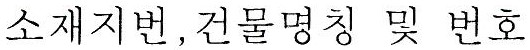
#> input picture 20250214_detect_strikethrough/sample/normal/normal_01.jpg, 530 x 50 px
$ python -i strikethrough_detector.py   (imports and definitions only)
#> lines starting #> are read from the running program, lines starting #| are printed output that depends on the picture; after the words box and inside, x2 and y2 are one past the last pixel; in counts of white or black regions, pixels touching at a corner belong together
import os
import cv2
import numpy as np
from typing import Tuple, Dict
from scipy.signal import find_peaks
from scipy.ndimage import label as ndi_label
from scipy.ndimage import binary_dilation
import time
from pathlib import Path
import argparse
import multiprocessing
from tqdm.contrib.concurrent import process_map

parser = argparse.ArgumentParser(description="formOcr",
                                formatter_class=argparse.ArgumentDefaultsHelpFormatter)
# [5 lines not run here, left out]


class WavyStrikethroughDetector:
    def __init__(self,
                 min_length_ratio: float = 0.7,    # 텍스트 너비 대비 최소 길이 비율
                 thickness_ratio: float = 0.15,    # 텍스트 높이 대비 최대 두께 비율
                 continuity_threshold: float = 0.6):# 연속성 판단 임계값
        """
        Parameters:
        min_length_ratio: 텍스트 전체 길이 대비 최소 취소선 길이 비율
        thickness_ratio: 텍스트 높이 대비 취소선 최대 두께 비율
        continuity_threshold: 취소선 연속성 판단 임계값
        """
        self.min_length_ratio = min_length_ratio
        self.thickness_ratio = thickness_ratio
        self.continuity_threshold = continuity_threshold

    def preprocess(self, image: np.ndarray) -> Tuple[np.ndarray, Dict]:
        """이미지 전처리 및 텍스트 영역 분석"""
        # 그레이스케일 변환
        if len(image.shape) == 3:
            gray = cv2.cvtColor(image, cv2.COLOR_BGR2GRAY)
        else:
            gray = image.copy()

        # 노이즈 제거 및 선명도 향상
        denoised = cv2.fastNlMeansDenoising(gray, h=10)
        enhanced = cv2.addWeighted(denoised, 1.5, denoised, -0.5, 0)

        # Otsu 이진화
        _, binary = cv2.threshold(enhanced, 0, 255, cv2.THRESH_BINARY_INV + cv2.THRESH_OTSU)

        # 텍스트 영역 분석
        text_props = self._analyze_text_region(binary)

        return binary, text_props

    def _analyze_text_region(self, binary: np.ndarray) -> Dict:
        """텍스트 영역 분석"""
        # 외곽 컨투어 찾기
        contours, _ = cv2.findContours(binary, cv2.RETR_EXTERNAL, cv2.CHAIN_APPROX_SIMPLE)

        if not contours:
            return {'height': 0, 'width': 0, 'center_y': 0, 'bbox': None}

        # 전체 텍스트 영역 계산
        x_coords = []
        y_coords = []
        for cnt in contours:
            x, y, w, h = cv2.boundingRect(cnt)
            x_coords.extend([x, x + w])
            y_coords.extend([y, y + h])

        left, right = min(x_coords), max(x_coords)
        top, bottom = min(y_coords), max(y_coords)

        return {
            'height': bottom - top,
            'width': right - left,
            'center_y': (top + bottom) // 2,
            'bbox': (left, top, right, bottom)
        }

    def analyze_stroke_pattern(self, binary: np.ndarray, text_props: Dict) -> Tuple[bool, np.ndarray]:
        """웨이비 패턴 분석"""
        bbox = text_props['bbox']
        if not bbox:
            return False, np.array([])

        left, top, right, bottom = bbox
        roi = binary[top:bottom, left:right]

        # 수평 프로젝션 프로필 계산
        h_proj = np.sum(roi, axis=1) / 255

        # 피크 검출
        peaks, _ = find_peaks(h_proj,
                            distance=max(3, text_props['height'] // 10),
                            prominence=roi.shape[1] * 0.1)

        if len(peaks) < 1:
            return False, np.array([])

        # 중심선 주변 피크 필터링
        center_y_local = text_props['height'] // 2
        valid_peaks = peaks[np.abs(peaks - center_y_local) < text_props['height'] * 0.3]

        return len(valid_peaks) > 0, valid_peaks

    def extract_stroke_components(self, binary: np.ndarray, text_props: Dict) -> np.ndarray:
        """취소선 후보 영역 추출"""
        # 텍스트 중심 영역 마스크 생성
        center_y = text_props['center_y']
        height = text_props['height']
        mask = np.zeros_like(binary)
        y1 = max(0, int(center_y - height * 0.3))
        y2 = min(binary.shape[0], int(center_y + height * 0.3))
        mask[y1:y2, :] = 1

        # 중심 영역 내 선 성분 추출
        stroke_region = cv2.bitwise_and(binary, binary, mask=mask)

        # 모폴로지 연산으로 연결성 강화
        kernel = cv2.getStructuringElement(cv2.MORPH_RECT, (3, 1))
        connected = binary_dilation(stroke_region, kernel)

        return connected

    def detect_strikethrough(self, image: np.ndarray) -> Tuple[bool, np.ndarray]:
        """웨이비 취소선 검출"""
        # 전처리
        binary, text_props = self.preprocess(image)
        if text_props['height'] == 0:
            return False, image

        # 결과 이미지 준비
        # result = image.copy()
        # if len(result.shape) == 2:
        #     result = cv2.cvtColor(result, cv2.COLOR_GRAY2BGR)

        # 취소선 패턴 분석
        has_pattern, peaks = self.analyze_stroke_pattern(binary, text_props)
        if not has_pattern:
            return False

        # 취소선 성분 추출
        stroke_components = self.extract_stroke_components(binary, text_props)

        # 연속성 검사
        left, top, right, bottom = text_props['bbox']
        roi_width = right - left
        min_length = roi_width * self.min_length_ratio

        # 레이블링 (수정된 부분)
        labeled_array, num_features = ndi_label(stroke_components)

        valid_strikethrough = False
        for i in range(1, num_features + 1):
            component = (labeled_array == i)

            # 컴포넌트 속성 계산
            coords = np.where(component)
            if len(coords[1]) == 0:
                continue

            x_min, x_max = np.min(coords[1]), np.max(coords[1])
            stroke_length = x_max - x_min

            # 길이 및 연속성 검증
            if stroke_length >= min_length:
                valid_strikethrough = True
                # 검출된 취소선 시각화
                y_coords = coords[0] + top
                x_coords = coords[1] + left
                # result[y_coords, x_coords] = [0, 255, 0]

        # 결과 텍스트 표시
        result_text = "Wavy Strikethrough" if valid_strikethrough else "No Strikethrough"
        text_color = (0, 255, 0) if valid_strikethrough else (0, 0, 255)
        # cv2.putText(result, result_text, (10, 30), cv2.FONT_HERSHEY_SIMPLEX, 1, text_color, 2)

        return valid_strikethrough#, result


# [47 lines left out: functions get_image_files, detect_strikethrough, not called in this run]


# 사용 예제
# [60 lines not run here, left out]

>>> import cv2
>>> picture = cv2.imread('../sample/normal/normal_01.jpg')
#> picture is the input picture: shape (50, 530, 3); mean B, G, R 227.8, 227.8, 227.8
>>> result = WavyStrikethroughDetector().detect_strikethrough(picture)
#> in preprocess, `_, binary = cv2.threshold(enhanced, 0, 255, cv2.THRESH_BINARY_INV + cv..`:
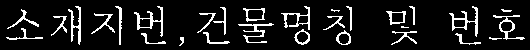
#> binary: shape (50, 530); 10.3% white in thin lines or dots, all inside (x1, y1, x2, y2) = (6, 6, 525, 46)
#> in _analyze_text_region, `contours, _ = cv2.findContours(binary, cv2.RETR_EXTERNAL, cv2.CHAIN_AP..`: contours = 29 contours, 5 with area under 20; largest, box (x1, y1, x2, y2) and area: (449, 6, 478, 37) 214, (134, 6, 163, 37) 210, (493, 15, 525, 40) 192, (243, 8, 265, 22) 192, (281, 6, 310, 30) 172
#> the loop in _analyze_text_region, `for cnt in contours:` made 29 passes
#> (x, y, w, h) on passes 1 to 12: (489, 37, 13, 3), (179, 37, 5, 9), (455, 33, 26, 12), (141, 33, 25, 11), (203, 32, 27, 12), (391, 31, 26, 14), (336, 30, 15, 15), (294, 29, 16, 16), (6, 28, 37, 12), (401, 26, 8, 2), (238, 23, 36, 20), (323, 16, 22, 14)
#> after the loop in _analyze_text_region, `for cnt in contours:`: x_coords = 58 values, max 525 at index 27, min 6 at index 16, mean 277.8; y_coords = 58 values, max 46 at index 3, min 6 at index 44, mean 26.38
#> in _analyze_text_region, `left, right = min(x_coords), max(x_coords)`: left = 6; right = 525
#> in _analyze_text_region, `top, bottom = min(y_coords), max(y_coords)`: top = 6; bottom = 46
#> in preprocess, `text_props = self._analyze_text_region(binary)`: text_props = {'height': 40, 'width': 519, 'center_y': 26, 'bbox': (6, 6, 525, 46)}
#> in analyze_stroke_pattern, `bbox = text_props['bbox']`: bbox = (6, 6, 525, 46)
#> in analyze_stroke_pattern, `left, top, right, bottom = bbox`: left = 6; right = 525; bottom = 46
#> in analyze_stroke_pattern, `roi = binary[top:bottom, left:right]`:
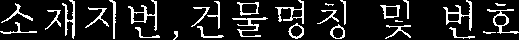
#> roi: shape (40, 519); 13.2% white in thin lines or dots
#> in analyze_stroke_pattern, `h_proj = np.sum(roi, axis=1) / 255`: h_proj = 40 values, max 111 at index 10, min 2 at index 39, mean 68.47
#> in analyze_stroke_pattern, `peaks, _ = find_peaks(h_proj, distance=max(3, text_props['height'] // ..`: peaks = [10, 32, 36]
#> in analyze_stroke_pattern, `center_y_local = text_props['height'] // 2`: center_y_local = 20
#> in analyze_stroke_pattern, `valid_peaks = peaks[np.abs(peaks - center_y_local) < text_props['heigh..`: valid_peaks = [10]
#> in detect_strikethrough, `has_pattern, peaks = self.analyze_stroke_pattern(binary, text_props)`: has_pattern = True; peaks = [10]
#> in extract_stroke_components, `center_y = text_props['center_y']`: center_y = 26
#> in extract_stroke_components, `height = text_props['height']`: height = 40
#> in extract_stroke_components, `y1 = max(0, int(center_y - height * 0.3))`: y1 = 14
#> in extract_stroke_components, `y2 = min(binary.shape[0], int(center_y + height * 0.3))`: y2 = 38
#> in extract_stroke_components, `stroke_region = cv2.bitwise_and(binary, binary, mask=mask)`:
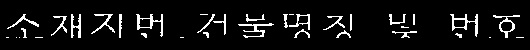
#> stroke_region: shape (50, 530); 7.1% white in thin lines or dots, all inside (x1, y1, x2, y2) = (6, 14, 524, 38)
#> in extract_stroke_components, `connected = binary_dilation(stroke_region, kernel)`:
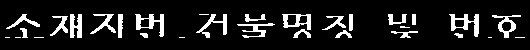
#> connected: shape (50, 530) bool; 11.2% white; 30 white regions (8 under 20 px), largest, box (x1, y1, x2, y2) and area: (449, 14, 479, 37) 282, (135, 14, 164, 37) 273, (196, 14, 227, 38) 225
#> in detect_strikethrough, `left, top, right, bottom = text_props['bbox']`: left = 6; right = 525; bottom = 46
#> in detect_strikethrough, `roi_width = right - left`: roi_width = 519
#> in detect_strikethrough, `min_length = roi_width * self.min_length_ratio`: min_length = 363.3
#> in detect_strikethrough, `labeled_array, num_features = ndi_label(stroke_components)`:
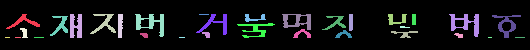
#> labeled_array: shape (50, 530) int32; 32 distinct labels, from 0 to 31; one colour per label, 0 black
#> in detect_strikethrough, `labeled_array, num_features = ndi_label(stroke_components)`: num_features = 31
#> the loop in detect_strikethrough, `for i in range(1, num_features + 1):` made 31 passes
#> (coords, x_min, x_max, stroke_length) on passes 1 to 10: (136 positions, rows 14 to 28, columns 6 to 39, 6, 39, 33), (217 positions, rows 14 to 37, columns 70 to 81, 70, 81, 11), (169 positions, rows 14 to 33, columns 90 to 115, 90, 115, 25), (107 positions, rows 14 to 37, columns 118 to 122, 118, 122, 4), (273 positions, rows 14 to 36, columns 135 to 163, 135, 163, 28), (10 positions, rows 14 to 14, columns 199 to 208, 199, 208, 9), (192 positions, rows 14 to 34, columns 196 to 226, 196, 226, 30), (76 positions, rows 14 to 21, columns 245 to 265, 245, 265, 20), (224 positions, rows 14 to 29, columns 282 to 310, 282, 310, 28), (67 positions, rows 14 to 30, columns 349 to 352, 349, 352, 3)
#> pass 1, in detect_strikethrough, `component = (labeled_array == i)`:
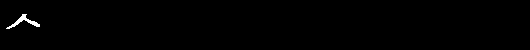
#> component: shape (50, 530) bool; 0.51% white; 1 white region, box (x1, y1, x2, y2) and area: (6, 14, 40, 29) 136
#> after the loop in detect_strikethrough, `for i in range(1, num_features + 1):`:
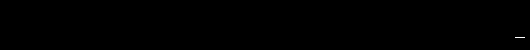
#> component: shape (50, 530) bool; 0.04% white in thin lines or dots, all inside (x1, y1, x2, y2) = (515, 37, 525, 38)
#> result = False

$ run again, on 20250214_detect_strikethrough/sample/normal/가족관계증명서_01_10.jpg
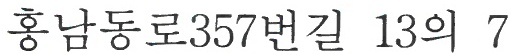
#> input picture 20250214_detect_strikethrough/sample/normal/가족관계증명서_01_10.jpg, 511 x 55 px
#> picture is the input picture: shape (55, 511, 3); mean B, G, R 228.3, 228.4, 228.3
#> in preprocess, `_, binary = cv2.threshold(enhanced, 0, 255, cv2.THRESH_BINARY_INV + cv..`:
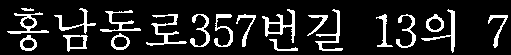
#> binary: shape (55, 511); 13.3% white; 20 white regions
#> contours = 20 contours, 1 with area under 20; largest, box (x1, y1, x2, y2) and area: (262, 9, 295, 43) 324, (63, 35, 88, 52) 255, (7, 12, 49, 34) 239, (426, 14, 444, 32) 215, (111, 33, 130, 50) 211
#> the loop in _analyze_text_region, `for cnt in contours:` made 20 passes
#> (x, y, w, h) on passes 1 to 8: (269, 39, 29, 12), (63, 35, 25, 17), (20, 35, 17, 16), (111, 33, 19, 17), (488, 15, 20, 33), (307, 15, 21, 21), (426, 14, 18, 18), (396, 14, 20, 34)
#> after the loop in _analyze_text_region, `for cnt in contours:`: x_coords = 40 values, max 508 at index 9, min 7 at index 26, mean 234.1; y_coords = 40 values, max 53 at index 31, min 8 at index 36, mean 29.88
#> in _analyze_text_region, `left, right = min(x_coords), max(x_coords)`: left = 7; right = 508
#> in _analyze_text_region, `top, bottom = min(y_coords), max(y_coords)`: top = 8; bottom = 53
#> in preprocess, `text_props = self._analyze_text_region(binary)`: text_props = {'height': 45, 'width': 501, 'center_y': 30, 'bbox': (7, 8, 508, 53)}
#> bbox = (7, 8, 508, 53)
#> in analyze_stroke_pattern, `left, top, right, bottom = bbox`: left = 7; top = 8; right = 508; bottom = 53
#> in analyze_stroke_pattern, `roi = binary[top:bottom, left:right]`:
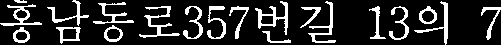
#> roi: shape (45, 501); 16.6% white; 20 white regions, largest, box (x1, y1, x2, y2) and area: (255, 1, 288, 35) 322, (139, 6, 180, 38) 318, (308, 1, 336, 43) 268
#> h_proj = 45 values, max 174 at index 7, min 1 at index 44, mean 83.24
#> in analyze_stroke_pattern, `peaks, _ = find_peaks(h_proj, distance=max(3, text_props['height'] // ..`: peaks = [7]
#> center_y_local = 22
#> valid_peaks = empty array
#> in detect_strikethrough, `has_pattern, peaks = self.analyze_stroke_pattern(binary, text_props)`: has_pattern = False; peaks = empty array
#> result = False

$ run again, on 20250214_detect_strikethrough/sample/normal/가족관계증명서_01_13.jpg
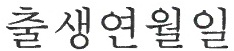
#> input picture 20250214_detect_strikethrough/sample/normal/가족관계증명서_01_13.jpg, 234 x 51 px
#> picture is the input picture: shape (51, 234, 3); mean B, G, R 218.4, 218.4, 218.4
#> binary: shape (51, 234); 18.4% white; 13 white regions
#> contours = 13 contours, 1 with area under 20; largest, box (x1, y1, x2, y2) and area: (101, 7, 134, 39) 351, (70, 7, 90, 49) 350, (194, 10, 213, 29) 234, (6, 25, 48, 48) 176, (152, 8, 169, 23) 162
#> the loop in _analyze_text_region, `for cnt in contours:` made 13 passes
#> (x, y, w, h) on passes 1 to 8: (109, 36, 28, 12), (201, 31, 27, 17), (6, 25, 42, 23), (146, 23, 37, 25), (55, 12, 20, 21), (9, 12, 35, 13), (194, 10, 19, 19), (152, 8, 17, 15)
#> after the loop in _analyze_text_region, `for cnt in contours:`: x_coords = 26 values, max 228 at index 3, min 6 at index 4, mean 123.3; y_coords = 26 values, max 49 at index 23, min 7 at index 16, mean 25.15
#> in _analyze_text_region, `left, right = min(x_coords), max(x_coords)`: left = 6; right = 228
#> in _analyze_text_region, `top, bottom = min(y_coords), max(y_coords)`: top = 7; bottom = 49
#> in preprocess, `text_props = self._analyze_text_region(binary)`: text_props = {'height': 42, 'width': 222, 'center_y': 28, 'bbox': (6, 7, 228, 49)}
#> bbox = (6, 7, 228, 49)
#> in analyze_stroke_pattern, `left, top, right, bottom = bbox`: left = 6; top = 7; right = 228; bottom = 49
#> roi: shape (42, 222); 23.5% white; 13 white regions, largest, box (x1, y1, x2, y2) and area: (64, 0, 84, 42) 327, (95, 0, 128, 32) 304, (0, 18, 42, 41) 296
#> h_proj = 42 values, max 111 at index 20, min 8 at index 41, mean 52.19
#> in analyze_stroke_pattern, `peaks, _ = find_peaks(h_proj, distance=max(3, text_props['height'] // ..`: peaks = [20, 26, 33, 40]
#> center_y_local = 21
#> valid_peaks = [20, 26, 33]
#> in detect_strikethrough, `has_pattern, peaks = self.analyze_stroke_pattern(binary, text_props)`: has_pattern = True; peaks = [20, 26, 33]
#> center_y = 28
#> height = 42
#> y1 = 15
#> y2 = 40
#> stroke_region: shape (51, 234); 11.8% white; 16 white regions (4 under 20 px), largest, box (x1, y1, x2, y2) and area: (101, 15, 134, 39) 257, (70, 15, 90, 40) 192, (6, 25, 48, 40) 186
#> connected: shape (51, 234) bool; 16.2% white; 16 white regions (4 under 20 px), largest, box (x1, y1, x2, y2) and area: (100, 15, 135, 39) 361, (69, 15, 91, 40) 284, (5, 25, 49, 40) 227
#> in detect_strikethrough, `left, top, right, bottom = text_props['bbox']`: left = 6; top = 7; right = 228; bottom = 49
#> roi_width = 222
#> min_length = 155.4
#> labeled_array: shape (51, 234) int32; 17 distinct labels, from 0 to 16
#> num_features = 16
#> the loop in detect_strikethrough, `for i in range(1, num_features + 1):` made 16 passes
#> (coords, x_min, x_max, stroke_length) on passes 1 to 7: (([15, 15, 15], [15, 16, 17]), 15, 17, 2), (125 positions, rows 15 to 24, columns 8 to 44, 8, 44, 36), (141 positions, rows 15 to 32, columns 54 to 75, 54, 75, 21), (284 positions, rows 15 to 39, columns 69 to 90, 69, 90, 21), (361 positions, rows 15 to 38, columns 100 to 134, 100, 134, 34), (90 positions, rows 15 to 22, columns 151 to 169, 151, 169, 18), (115 positions, rows 15 to 31, columns 165 to 180, 165, 180, 15)
#> pass 3, in detect_strikethrough, `component = (labeled_array == i)`:
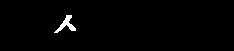
#> component: shape (51, 234) bool; 1.2% white; 1 white region, box (x1, y1, x2, y2) and area: (54, 15, 76, 33) 141
#> result = False
